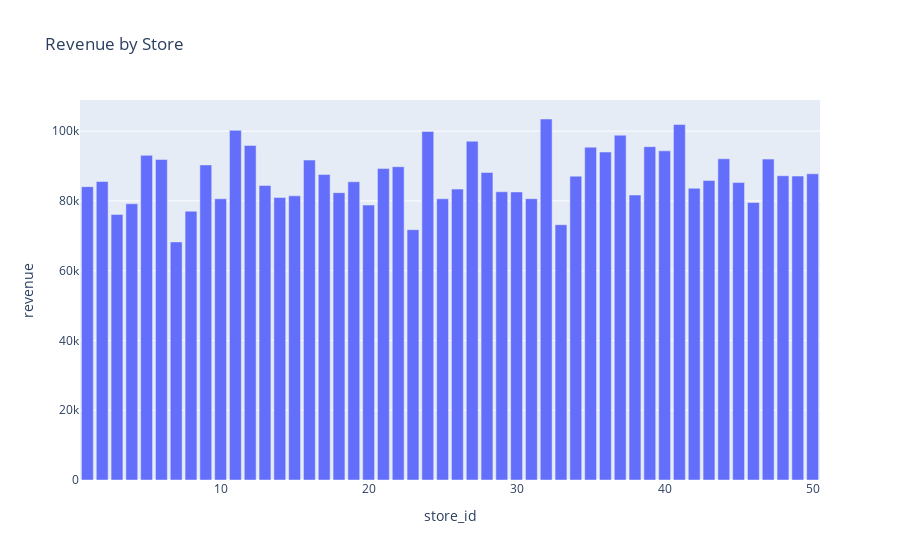

Write notebook code for a chart like this one.
### Code cell
revenue_by_store = df.groupby('store_id')['revenue'].sum().reset_index()
px.bar(revenue_by_store, x='store_id', y='revenue', title='Revenue by Store').show()

### Figure 1 — Plotly figure (JSON) as saved in the notebook; plotly's stock layout.template omitted (floating-point values rounded to 4 significant figures)
{"data": [{"alignmentgroup": "True", "hovertemplate": "store_id=%{x}<br>revenue=%{y}<extra></extra>", "legendgroup": "", "marker": {"color": "#636efa", "pattern": {"shape": ""}}, "name": "", "offsetgroup": "", "orientation": "v", "showlegend": false, "textposition": "auto", "type": "bar", "x": [1, 2, 3, 4, 5, 6, 7, 8, 9, 10, 11, 12, 13, 14, 15, 16, 17, 18, 19, 20, 21, 22, 23, 24, 25, 26, 27, 28, 29, 30, 31, 32, 33, 34, 35, 36, 37, 38, 39, 40, 41, 42, 43, 44, 45, 46, 47, 48, 49, 50], "xaxis": "x", "y": [84090.0, 85560.0, 76120.0, 79180.0, 93050.0, 91870.0, 68240.0, 77050.0, 90310.0, 80610.0, 100200.0, 95890.0, 84430.0, 80990.0, 81450.0, 91707, 87560.0, 82360.0, 85480.0, 78800.0, 89270.0, 89800.0, 71760.0, 99920.0, 80600.0, 83380.0, 97090.0, 88170.0, 82620.0, 82570.0, 80630.0, 103500.0, 73180.0, 87090.0, 95400.0, 94010.0, 98840.0, 81690.0, 95550.0, 94340.0, 101900.0, 83620.0, 85850.0, 92070.0, 85250.0, 79540.0, 91980.0, 87210.0, 87120.0, 87760.0], "yaxis": "y"}], "layout": {"barmode": "relative", "legend": {"tracegroupgap": 0}, "title": {"text": "Revenue by Store"}, "xaxis": {"anchor": "y", "domain": [0, 1], "title": {"text": "store_id"}}, "yaxis": {"anchor": "x", "domain": [0, 1], "title": {"text": "revenue"}}}}
